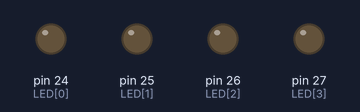
A sketch run on a simulated Arduino Mega 2560, built with avr-gcc and run on an emulated ATmega2560. Shown: output pins drawn as LEDs (lit = HIGH).

Above: at 0.2 s.
At 0.55 s:
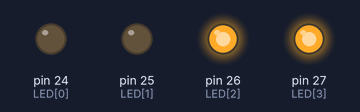
At 0.85 s:
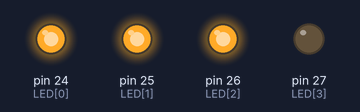
At 1.55 s:
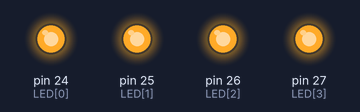
At 2.25 s:
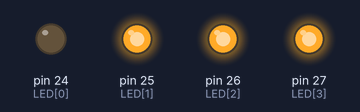
At 2.85 s:
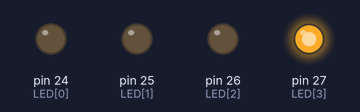
Timing chart, 0 to 3.1 s (numbered marks = the images above):
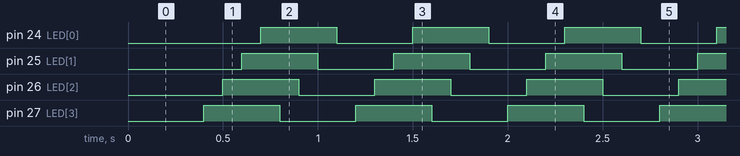

Measured:
- by itself, pin 24 (LED[0]), pin 25 (LED[1]), pin 26 (LED[2]), pin 27 (LED[3]): alternates HIGH for 0.40 s and LOW for 0.40 s
- by itself, everything shown: repeats every 0.80 s, in 8 steps

The sketch:

LEDShiftLeft.ino
```cpp
const int LED[] = {24,25,26,27};
const int SW = 28;

void setup(){
  int i;
  for(i=0; i<4; i++){
    pinMode(LED[i], OUTPUT);
  }
  pinMode(SW, INPUT);
}

void loop(){
  char i;
  while(1){
    for(i=3; i>-1; i--){
      digitalWrite(LED[i], LOW);
      delay(100);
    }
    for(i=3; i>-1; i--){
      digitalWrite(LED[i], HIGH);
      delay(100);
    }
  }
}
```
